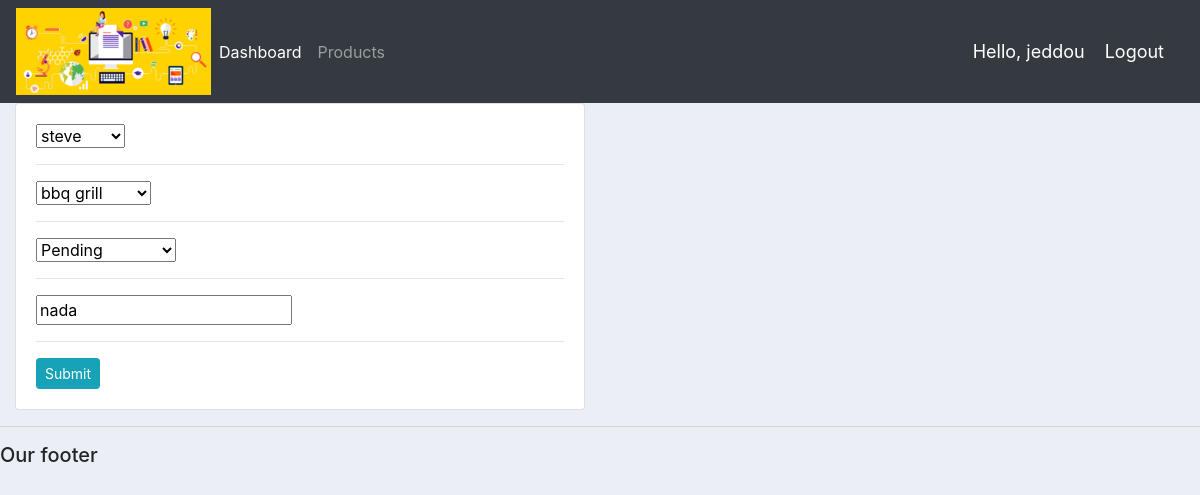
The page /update_order/1/ (signed in) on the database its author committed.
### accounts/models.py (models this page shows, shortened)
class Order(models.Model):
	STATUS = (
			('Pending', 'Pending'),
			('Out for delivery', 'Out for delivery'),
			('Delivered', 'Delivered'),
			)
	customer = models.ForeignKey(Customer, null=True, on_delete= models.SET_NULL)
	product = models.ForeignKey(Product, null=True, on_delete= models.SET_NULL)
	date_created = models.DateTimeField(auto_now_add=True, null=True)
	status = models.CharField(max_length=200, null=True, choices=STATUS)
	note = models.CharField(max_length=1000, null=True)

### accounts/decorators.py (the view)
		def wrapper_func(request, *args, **kwargs):
			group = None
			if request.user.groups.exists():
				group = request.user.groups.all()[0].name
			if group in allowed_roles:
				return view_func(request, *args, **kwargs)
			else:
				return HttpResponse('You are not authorized to view this page')

### accounts/forms.py
class OrderForm(ModelForm):
	class Meta:
		model = Order
		fields = '__all__'

### accounts/models.py (called while the page is built)
	def __str__(self):
		return self.name

	def __str__(self):
		return self.name

### accounts/views.py (called while the page is built)
@login_required(login_url='login')
@allowed_users(allowed_roles=['admin'])
def updateOrder(request, pk):
	order = Order.objects.get(id=pk)
	form = OrderForm(instance=order)
	if request.method == 'POST':
		form = OrderForm(request.POST, instance=order)
		if form.is_valid():
			form.save()
			return redirect('/')
	context = {'form':form}
	return render(request, 'accounts/order_form.html', context)

### accounts/templates/accounts/order_form.html (shortened to what this page needs)
{%  extends 'accounts/main.html' %}
{% load static %}
{% block content %}
<div class="row">
	<div class="col-md-6">
		<div class="card card-body">
			<form action="" method="POST">
				{% for field in form %}
					{{field}}
					<hr>
				{% endfor %}
				<input class="btn btn-sm btn-info"  type="submit" name="Submit" value="Submit">
			</form>
		</div>
	</div>
</div>
{% endblock %}

### accounts/templates/accounts/navbar.html (shortened to what this page needs)
{% load static %}
<nav class="navbar navbar-expand-lg navbar-dark bg-dark">
 <img src="{% static 'images/log.png' %}">
  <div class="collapse navbar-collapse" id="navbarNav">
    <ul class="navbar-nav">
      {% if request.user.is_staff %}
      <li class="nav-item active">
        <a class="nav-link" href="{% url 'home' %}">Dashboard</a>
      </li>
      <li class="nav-item">
        <a class="nav-link" href="{% url 'products' %}">Products</a>
      </li>
      {% else %}
       <li class="nav-item">
        <a class="nav-link" href="{% url 'account' %}">Settings</a>
      </li>
      {% endif %}
    </ul>
  </div>
  <span class="hello-msg">Hello, {{request.user}}</span>
  <span ><a  class="hello-msg" href="{% url 'logout' %}">Logout</a></span>
</nav>

### static/css/main.css (style rules this page uses)
body { background-color: #ebeff5; }

### accounts/templates/accounts/navbar.html (style rules this page uses)
.hello-msg { font-size: 18px; color: #fff; margin-right: 20px; }

### rows shown on the page
Order: form "steve" "bbq grill" "Pending" "nada"

### other values the page prints
{{ request.user }} "jeddou"
